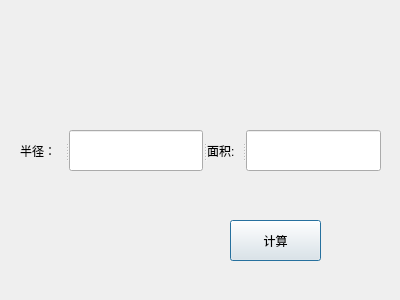
<?xml version="1.0" encoding="UTF-8"?>
<ui version="4.0">
 <class>CH1_1Dialog</class>
 <widget class="QDialog" name="CH1_1Dialog">
  <property name="geometry">
   <rect>
    <x>0</x>
    <y>0</y>
    <width>400</width>
    <height>300</height>
   </rect>
  </property>
  <property name="windowTitle">
   <string>Dialog_circular</string>
  </property>
  <widget class="QPushButton" name="startButton">
   <property name="geometry">
    <rect>
     <x>230</x>
     <y>220</y>
     <width>91</width>
     <height>41</height>
    </rect>
   </property>
   <property name="text">
    <string>计算</string>
   </property>
  </widget>
  <widget class="QSplitter" name="splitter">
   <property name="geometry">
    <rect>
     <x>20</x>
     <y>130</y>
     <width>361</width>
     <height>41</height>
    </rect>
   </property>
   <property name="orientation">
    <enum>Qt::Horizontal</enum>
   </property>
   <widget class="QLabel" name="label_radius">
    <property name="text">
     <string>半径：</string>
    </property>
   </widget>
   <widget class="QLineEdit" name="lineEdit_radius"/>
   <widget class="QLabel" name="label_result">
    <property name="text">
     <string>面积:</string>
    </property>
   </widget>
   <widget class="QLineEdit" name="lineEdit_result"/>
  </widget>
 </widget>
 <resources/>
 <connections/>
</ui>
